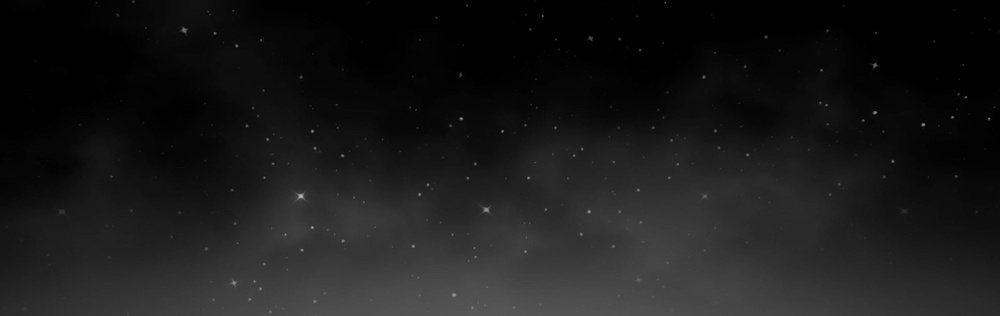
#> input picture item/overlay.jpg, 1000 x 316 px, shrunk from 1930 x 610 before the run, found by its file name
$ python proces.py
#> lines starting #> are read from the running program, lines starting #| are printed output that depends on the picture
import cv2
import numpy as np
# 3チャンネル(BGR)画像を読み込む
img = cv2.imread(r'C:\Users\sibainu\Desktop\Genshin-bot\overlay.jpg', cv2.IMREAD_GRAYSCALE)
#> img is the input picture: shape (316, 1000); min 0, max 183, mean 25.4


cv2.imshow('output', img)
cv2.waitKey(0)
# 明るさを増やす
alpha = 5
beta = 100
adjusted = cv2.convertScaleAbs(img, alpha=alpha, beta=beta)
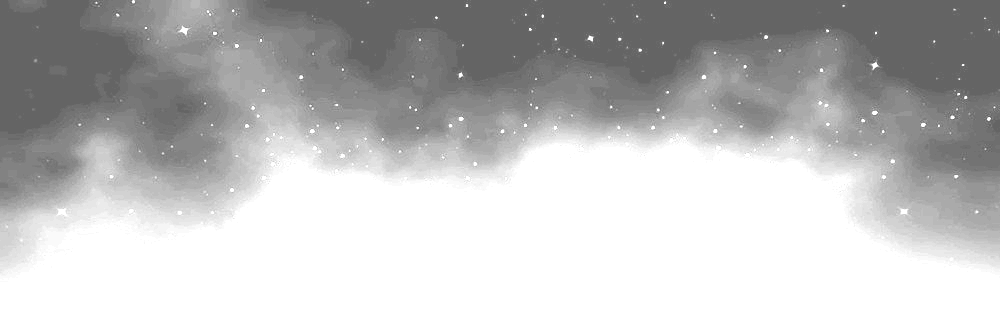
#> adjusted: shape (316, 1000); min 100, max 255, mean 187.3
cv2.imshow('output', adjusted)
cv2.waitKey(0)

# グレースケール画像を赤色のチャンネルに変換する
img_red = cv2.cvtColor(adjusted, cv2.COLOR_GRAY2BGR)
img_red[:, :, 0] = 0
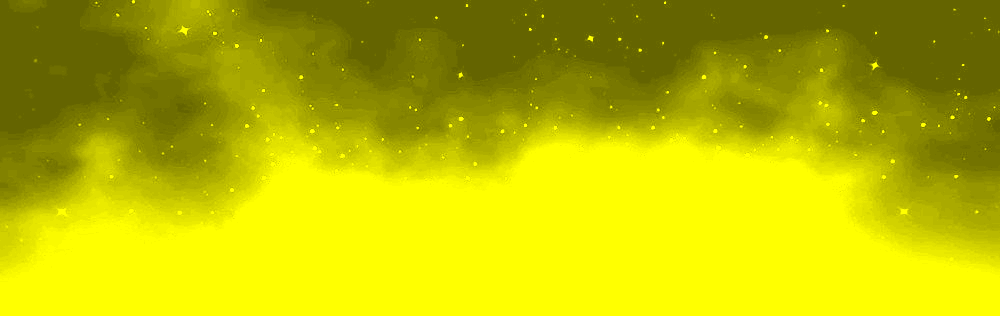
#> img_red: shape (316, 1000, 3); mean B, G, R 0, 187.3, 187.3
img_red[:, :, 1] = 0
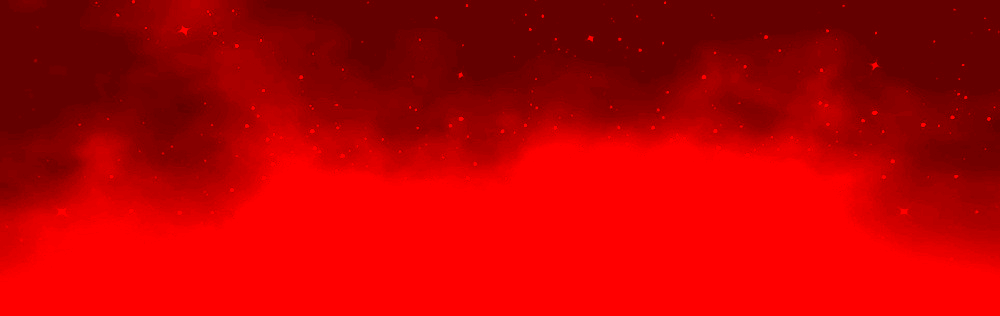
#> img_red: shape (316, 1000, 3); mean B, G, R 0, 0, 187.3

cv2.imshow('output', img_red)
cv2.waitKey(0)


# 生成された画像を表示する
cv2.imshow('output', img_red)
cv2.waitKey(0)
